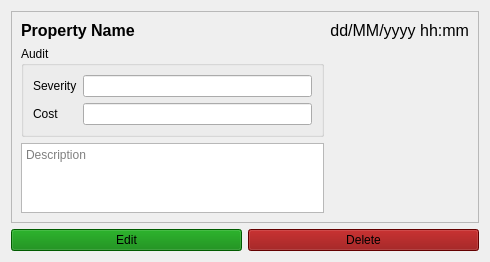
<?xml version="1.0" encoding="UTF-8"?>
<ui version="4.0">
 <class>W_Damage</class>
 <widget class="QWidget" name="W_Damage">
  <property name="geometry">
   <rect>
    <x>0</x>
    <y>0</y>
    <width>490</width>
    <height>259</height>
   </rect>
  </property>
  <property name="windowTitle">
   <string>Form</string>
  </property>
  <layout class="QGridLayout" name="gridLayout">
   <item row="0" column="0" colspan="2">
    <widget class="QFrame" name="frame">
     <property name="frameShape">
      <enum>QFrame::Shape::StyledPanel</enum>
     </property>
     <property name="frameShadow">
      <enum>QFrame::Shadow::Raised</enum>
     </property>
     <layout class="QGridLayout" name="gridLayout_2">
      <item row="1" column="0">
       <widget class="QGroupBox" name="groupBox_2">
        <property name="title">
         <string>Audit</string>
        </property>
        <layout class="QGridLayout" name="gridLayout_3">
         <item row="0" column="0">
          <widget class="QLabel" name="label_3">
           <property name="text">
            <string>Severity</string>
           </property>
          </widget>
         </item>
         <item row="1" column="0">
          <widget class="QLabel" name="label_4">
           <property name="text">
            <string>Cost</string>
           </property>
          </widget>
         </item>
         <item row="0" column="1">
          <widget class="QLineEdit" name="le_severity"/>
         </item>
         <item row="1" column="1">
          <widget class="QLineEdit" name="le_cost"/>
         </item>
        </layout>
       </widget>
      </item>
      <item row="0" column="0">
       <widget class="QLabel" name="l_name">
        <property name="sizePolicy">
         <sizepolicy hsizetype="Maximum" vsizetype="Preferred">
          <horstretch>0</horstretch>
          <verstretch>0</verstretch>
         </sizepolicy>
        </property>
        <property name="font">
         <font>
          <pointsize>12</pointsize>
          <bold>true</bold>
         </font>
        </property>
        <property name="text">
         <string>Property Name</string>
        </property>
       </widget>
      </item>
      <item row="2" column="0">
       <widget class="QTextEdit" name="te_description">
        <property name="placeholderText">
         <string>Description</string>
        </property>
       </widget>
      </item>
      <item row="0" column="2">
       <widget class="QLabel" name="l_period">
        <property name="sizePolicy">
         <sizepolicy hsizetype="Preferred" vsizetype="Maximum">
          <horstretch>0</horstretch>
          <verstretch>0</verstretch>
         </sizepolicy>
        </property>
        <property name="font">
         <font>
          <pointsize>12</pointsize>
         </font>
        </property>
        <property name="text">
         <string>dd/MM/yyyy hh:mm</string>
        </property>
        <property name="alignment">
         <set>Qt::AlignmentFlag::AlignRight|Qt::AlignmentFlag::AlignTrailing|Qt::AlignmentFlag::AlignVCenter</set>
        </property>
       </widget>
      </item>
      <item row="1" column="2" rowspan="2">
       <layout class="QGridLayout" name="layout_images"/>
      </item>
     </layout>
    </widget>
   </item>
   <item row="1" column="0">
    <widget class="QPushButton" name="b_edit">
     <property name="styleSheet">
      <string notr="true">background-color: green;</string>
     </property>
     <property name="text">
      <string>Edit</string>
     </property>
     <property name="icon">
      <iconset resource="../../resources/icons.qrc">
       <normaloff>:/assets/accessories-text-editor.svg</normaloff>:/assets/accessories-text-editor.svg</iconset>
     </property>
    </widget>
   </item>
   <item row="1" column="1">
    <widget class="QPushButton" name="b_delete">
     <property name="styleSheet">
      <string notr="true">background-color: darkred;</string>
     </property>
     <property name="text">
      <string>Delete</string>
     </property>
     <property name="icon">
      <iconset resource="../../resources/icons.qrc">
       <normaloff>:/assets/user-trash.svg</normaloff>:/assets/user-trash.svg</iconset>
     </property>
    </widget>
   </item>
  </layout>
 </widget>
 <resources>
  <include location="../../resources/icons.qrc"/>
 </resources>
 <connections/>
</ui>
